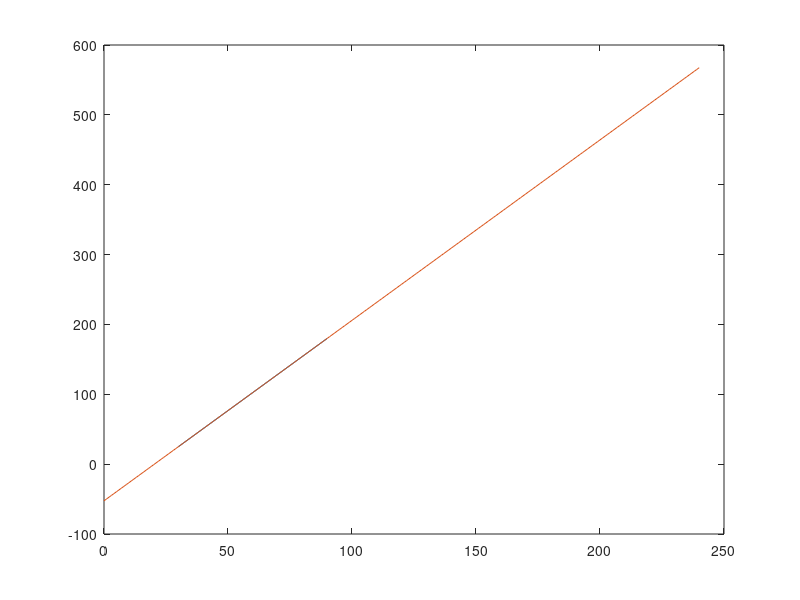

This chart was generated by the following MATLAB code:
# Ligado
x = [30,90];
y = [25,180];

# Desligado
#x = [30,100];
#y = [25,100];

a = [0:240];

p = polyfit (x, y, 1);

b = polyval(p, a);

plot(x,y,a,b);
